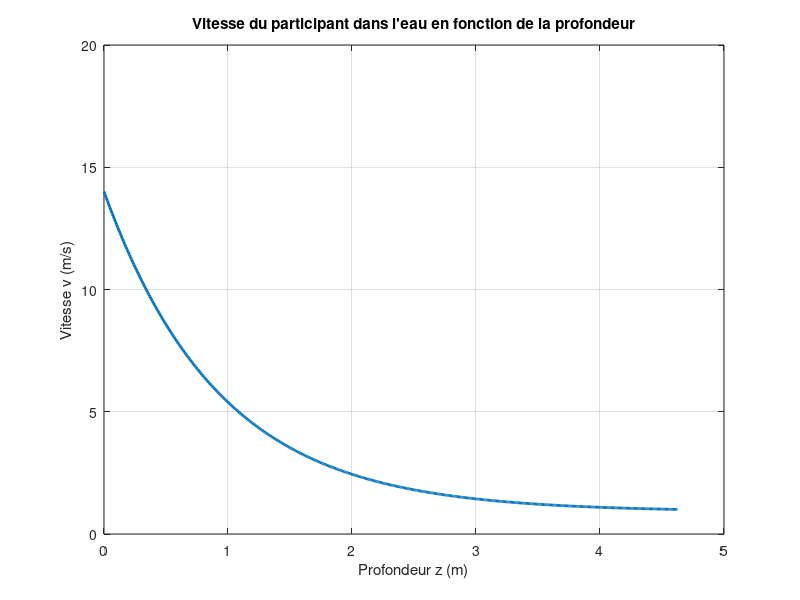

Here is the MATLAB script that generated this plot:
% On cherche la vitesse d'équilibre et la profondeur minimale sécuritaire du bassin.

m_participant = 80;
h_saut = 10;
b_eau = 47;
k_flotabilite = 0.95;
a_gravite = 9.81;
f_fin = 1.10;

% v_initiale = énergie potentielle initiale du participant
% force = m_participant * a_gravite - k_flotabilite * m_participant * a_gravite - b_eau * v.^2;

% --- Résolution ---
v_initiale = sqrt(2 * a_gravite * h_saut);
v_equilibre = sqrt((m_participant * a_gravite * (1 - k_flotabilite)) / b_eau);

delta_z_bassin = (m_participant / (2 * b_eau * v_equilibre)) * log((v_initiale - v_equilibre) / ((f_fin - 1) * v_equilibre));


% --- Affichage des résultats ---
disp('--- Résultats : Bassin d''eau ---')
disp(['Vitesse initiale à l''entrée dans l''eau v_initiale = ', num2str(v_initiale), ' m/s'])
disp(['Vitesse limite dans l''eau v_equilibre = ', num2str(v_equilibre), ' m/s'])
disp(['Profondeur sécuritaire du bassin Δz = ', num2str(delta_z_bassin), ' m'])

% --- Graphique de la vitesse en fonction de la profondeur ---
z = linspace(0, delta_z_bassin, 500);
v_z = v_equilibre + (v_initiale - v_equilibre) .* exp(-(2 * b_eau * v_equilibre / m_participant) .* z);


figure
plot(z, v_z, 'LineWidth', 2)
grid on
xlabel('Profondeur z (m)')
ylabel('Vitesse v (m/s)')
title('Vitesse du participant dans l''eau en fonction de la profondeur')
